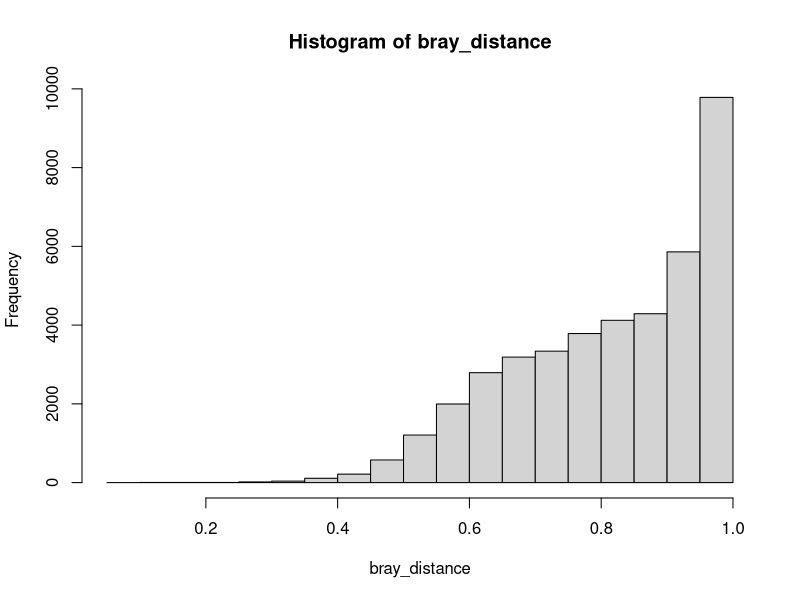
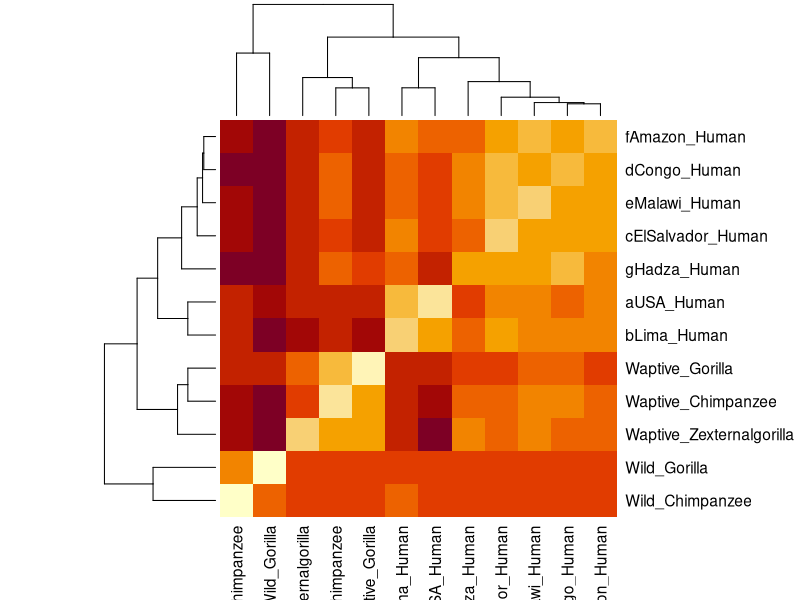
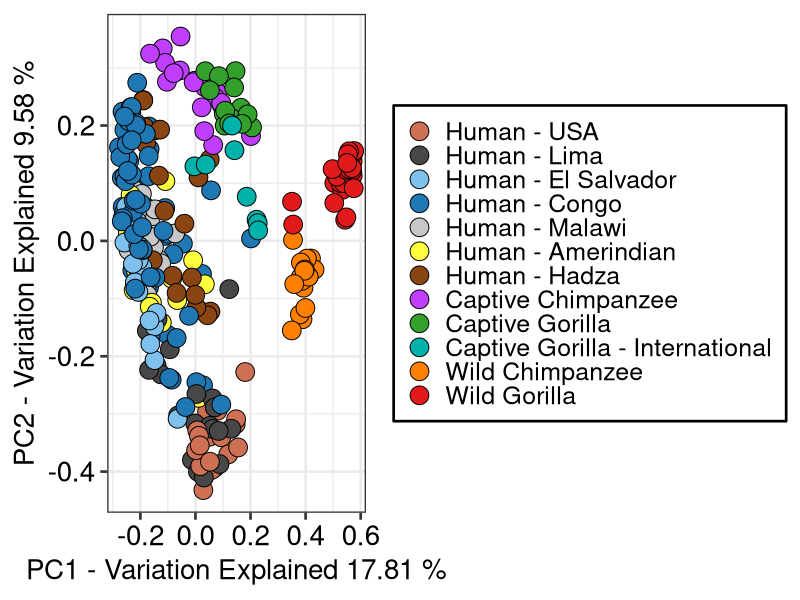
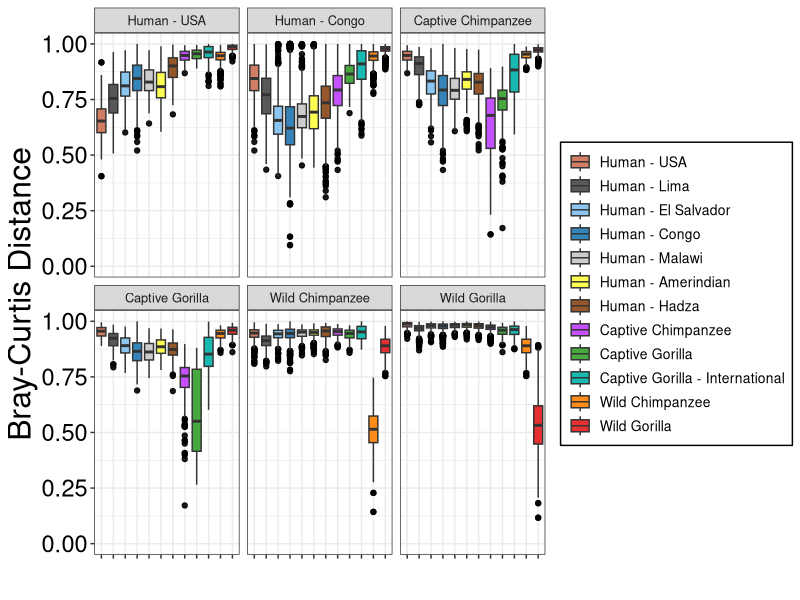
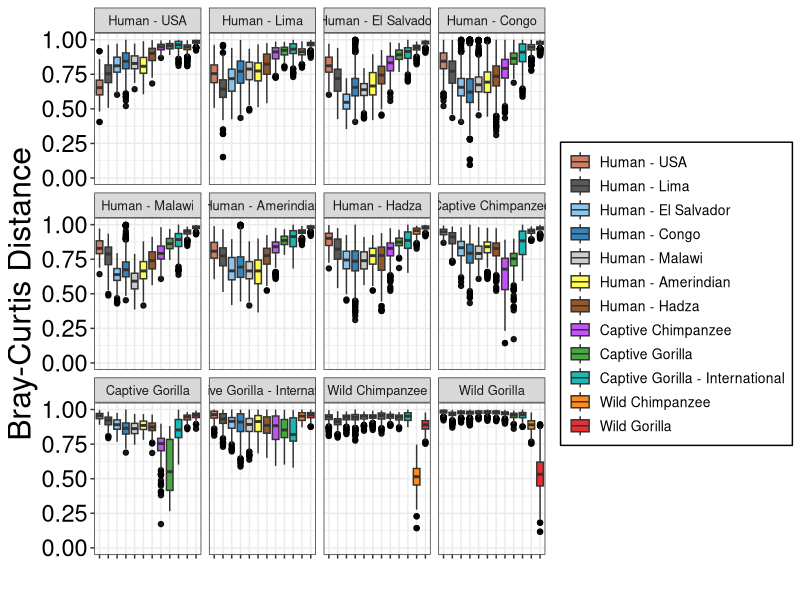

The R script that drew these images, in order:
###### NEW external 16S analysis


#Create PCoA plot of data
rm(list=ls())


library("ggplot2")
library("vegan")
library("ape")
library("dplyr")
library("reshape2")


species = read.table("relabund_16S_rfile.txt", sep="\t", header=TRUE, row.names=1)


#dataPA <- (species[,5:1409] > 0)*1 

#write.table(dataPA, "presence_absence_final.txt", sep = "\t")

rownames(species) = species$Captivity
species_data_matrix = species[,4:592]
rownames(species_data_matrix) = species$Captivity

# 2. PCoA analysis 

adonis(species_data_matrix ~ species$Species*species$Captivity, method="bray", permutations=999)



bray_distance = vegdist(species_data_matrix, method="bray")



#write.table(bray_summary, "melted_bray_distance_matrix.txt", sep = "\t")
hist(bray_distance)
averages = meandist(bray_distance, species$Combined)
heatmap(averages)
#write.table(averages,"bray_distance_averages.txt", sep ="\t")


principal_coordinates = pcoa(bray_distance)

pcoa_plot = data.frame(principal_coordinates$vectors[,])
pcoa_plot_merged = merge(pcoa_plot, species, by="row.names")

# 3. Calculate percent variation explained by PC1, PC2

PC1 <- 100*(principal_coordinates$values$Eigenvalues[1]/sum(principal_coordinates$values$Eigenvalues))
PC2 <- 100*(principal_coordinates$values$Eigenvalues[2]/sum(principal_coordinates$values$Eigenvalues))
PC3 <- 100*(principal_coordinates$values$Eigenvalues[3]/sum(principal_coordinates$values$Eigenvalues))

# 4. Plot PCoA


#legend.position = c(0.857,0.89 ),
#0.14,0.105
ggplot(data=pcoa_plot_merged,aes(x=Axis.1,y=Axis.2)) + geom_point(aes(fill=factor(Combined)),shape=21, colour="black", size=6) + theme_bw()  +
  theme_bw(base_size=20) + 
  theme(axis.text=element_text(size=20,color="black"),axis.title=element_text(size=20),legend.background = element_rect(colour = "black"),
        legend.text = element_text(size=18), legend.title=element_text(size=20)) + labs(fill = "Group")+theme(legend.title=element_blank())+
  labs(x = paste("PC1 - Variation Explained", round(PC1,2),"%"), y = paste("PC2 - Variation Explained", round(PC2,2),"%")) +
scale_fill_manual(values = c("dCongo_Human"="#1f78b4","Waptive_Chimpanzee"="darkorchid1","Waptive_Gorilla"="#33a02c","Wild_Chimpanzee"="#ff7f00","Wild_Gorilla"="#e31a1c",   
                               "cElSalvador_Human"="skyblue2","gHadza_Human"="saddlebrown","bLima_Human"="gray28","aUSA_Human"="salmon3","Matses_Human"="aquamarine3","fTunapuco_Human"="darkgoldenrod1",
                               "other"="black","eMalawi_Human"="#c7c7c7","fAmazon_Human"="#ffff3f","Waptive_Zexternalgorilla"="#00b2aa"), 
                    labels = c("dCongo_Human"="Human - Congo","Waptive_Chimpanzee"="Captive Chimpanzee","Waptive_Gorilla"="Captive Gorilla","Wild_Chimpanzee"="Wild Chimpanzee",
                               "Wild_Gorilla"="Wild Gorilla","cElSalvador_Human"="Human - El Salvador","gHadza_Human"="Human - Hadza","bLima_Human"="Human - Lima",
                               "aUSA_Human"="Human - USA","Matses_Human"="Human - Matses","fTunapuco_Human"="Human - Tunapuco","eMalawi_Human"="Human - Malawi","fAmazon_Human"="Human - Amerindian",
                               "Waptive_Zexternalgorilla"="Captive Gorilla - International"))

  

########Distance boxplots

bray_summary = melt(as.matrix(bray_distance))


bray_summary = bray_summary %>%
  filter(as.character(Var1) != as.character(Var2)) %>%
  mutate_if(is.factor,as.character)



sd = species %>%
  select(Combined,Captivity) %>%
  mutate_if(is.factor,as.character)

colnames(sd) = c("Combined","Var1")
bray_summarySD = left_join(bray_summary, sd, by = "Var1")

colnames(sd) = c("Combined","Var2")
bray_summarySD = left_join(bray_summarySD, sd, by = "Var2")


y.labels=c("dCongo_Human"="Human - Congo","Waptive_Chimpanzee"="Captive Chimpanzee","Waptive_Gorilla"="Captive Gorilla","Wild_Chimpanzee"="Wild Chimpanzee",
           "Wild_Gorilla"="Wild Gorilla","cElSalvador_Human"="Human - El Salvador","gHadza_Human"="Human - Hadza","bLima_Human"="Human - Lima",
           "aUSA_Human"="Human - USA","Matses_Human"="Human - Matses","fTunapuco_Human"="Human - Tunapuco","eMalawi_Human"="Human - Malawi","fAmazon_Human"="Human - Amerindian",
           "Waptive_Zexternalgorilla"="Captive Gorilla - International")

ggplot(subset(bray_summarySD,Combined.x %in% c("aUSA_Human","dCongo_Human","Waptive_Chimpanzee","Waptive_Gorilla","Wild_Chimpanzee","Wild_Gorilla")), aes(Combined.y,value,fill=Combined.y)) +
  geom_boxplot(outlier.color = "black",alpha = 0.9) +
  theme_bw() +
  labs(y="Bray-Curtis Distance",x="") + ylim(0,1)+
  facet_wrap(~Combined.x, labeller = labeller(Combined.x=y.labels))+
  theme(strip.text.x = element_text(size=9.25))+
  theme(axis.text.x = element_blank())+theme(axis.text=element_text(size=17,color="black"),axis.title=element_text(size=23),
                                             legend.background=element_rect(colour="black"),legend.text = element_text(size=10),legend.title=element_text(size=10))+labs(fill=y.labels)+theme(legend.title=element_blank())+
  scale_fill_manual(values = c("dCongo_Human"="#1f78b4","Waptive_Chimpanzee"="darkorchid1","Waptive_Gorilla"="#33a02c","Wild_Chimpanzee"="#ff7f00","Wild_Gorilla"="#e31a1c",   
                               "cElSalvador_Human"="skyblue2","gHadza_Human"="saddlebrown","bLima_Human"="gray28","aUSA_Human"="salmon3","Matses_Human"="aquamarine3","fTunapuco_Human"="darkgoldenrod1",
                               "other"="black","eMalawi_Human"="#c7c7c7","fAmazon_Human"="#ffff3f","Waptive_Zexternalgorilla"="#00b2aa"),
                    labels = c("dCongo_Human"="Human - Congo","Waptive_Chimpanzee"="Captive Chimpanzee","Waptive_Gorilla"="Captive Gorilla","Wild_Chimpanzee"="Wild Chimpanzee",
                               "Wild_Gorilla"="Wild Gorilla","cElSalvador_Human"="Human - El Salvador","gHadza_Human"="Human - Hadza","bLima_Human"="Human - Lima",
                               "aUSA_Human"="Human - USA","Matses_Human"="Human - Matses","fTunapuco_Human"="Human - Tunapuco","eMalawi_Human"="Human - Malawi","fAmazon_Human"="Human - Amerindian",
                               "Waptive_Zexternalgorilla"="Captive Gorilla - International"))+
  scale_color_manual(values = c("dCongo_Human"="#1f78b4","Waptive_Chimpanzee"="darkorchid1","Waptive_Gorilla"="#33a02c","Wild_Chimpanzee"="#ff7f00","Wild_Gorilla"="#e31a1c",   
                                "cElSalvador_Human"="skyblue2","gHadza_Human"="saddlebrown","bLima_Human"="gray28","aUSA_Human"="salmon3","Matses_Human"="aquamarine3","fTunapuco_Human"="darkgoldenrod1",
                                "other"="black","eMalawi_Human"="#c7c7c7","fAmazon_Human"="#ffff3f","Waptive_Zexternalgorilla"="#00b2aa"))



ggplot(bray_summarySD, aes(Combined.y,value,fill=Combined.y)) +
  geom_boxplot(outlier.color = "black",alpha = 0.9) +
  theme_bw() +
  labs(y="Bray-Curtis Distance",x="") + ylim(0,1)+
  facet_wrap(~Combined.x, labeller = labeller(Combined.x=y.labels))+
  theme(strip.text.x = element_text(size=9.25))+
  theme(axis.text.x = element_blank())+theme(axis.text=element_text(size=17,color="black"),axis.title=element_text(size=23),
                                             legend.background=element_rect(colour="black"),legend.text = element_text(size=10),legend.title=element_text(size=10))+labs(fill=y.labels)+theme(legend.title=element_blank())+
  scale_fill_manual(values = c("dCongo_Human"="#1f78b4","Waptive_Chimpanzee"="darkorchid1","Waptive_Gorilla"="#33a02c","Wild_Chimpanzee"="#ff7f00","Wild_Gorilla"="#e31a1c",   
                               "cElSalvador_Human"="skyblue2","gHadza_Human"="saddlebrown","bLima_Human"="gray28","aUSA_Human"="salmon3","Matses_Human"="aquamarine3","fTunapuco_Human"="darkgoldenrod1",
                               "other"="black","eMalawi_Human"="#c7c7c7","fAmazon_Human"="#ffff3f","Waptive_Zexternalgorilla"="#00b2aa"),
                    labels = c("dCongo_Human"="Human - Congo","Waptive_Chimpanzee"="Captive Chimpanzee","Waptive_Gorilla"="Captive Gorilla","Wild_Chimpanzee"="Wild Chimpanzee",
                               "Wild_Gorilla"="Wild Gorilla","cElSalvador_Human"="Human - El Salvador","gHadza_Human"="Human - Hadza","bLima_Human"="Human - Lima",
                               "aUSA_Human"="Human - USA","Matses_Human"="Human - Matses","fTunapuco_Human"="Human - Tunapuco","eMalawi_Human"="Human - Malawi","fAmazon_Human"="Human - Amerindian",
                               "Waptive_Zexternalgorilla"="Captive Gorilla - International"))+
  scale_color_manual(values = c("dCongo_Human"="#1f78b4","Waptive_Chimpanzee"="darkorchid1","Waptive_Gorilla"="#33a02c","Wild_Chimpanzee"="#ff7f00","Wild_Gorilla"="#e31a1c",   
                                "cElSalvador_Human"="skyblue2","gHadza_Human"="saddlebrown","bLima_Human"="gray28","aUSA_Human"="salmon3","Matses_Human"="aquamarine3","fTunapuco_Human"="darkgoldenrod1",
                                "other"="black","eMalawi_Human"="#c7c7c7","fAmazon_Human"="#ffff3f","Waptive_Zexternalgorilla"="#00b2aa"))






bray_matrix = as.matrix(bray_distance)

bray_matrix[lower.tri(bray_matrix)] = NA


bray_summary = melt(bray_matrix)

bray_summary = na.omit(bray_summary)

bray_summary = bray_summary %>%
  filter(as.character(Var1) != as.character(Var2)) %>%
  mutate_if(is.factor,as.character)



sd = species %>%
  select(Combined,Captivity) %>%
  mutate_if(is.factor,as.character)

colnames(sd) = c("Combined","Var1")
bray_summarySD = left_join(bray_summary, sd, by = "Var1")

colnames(sd) = c("Combined","Var2")
bray_summarySD = left_join(bray_summarySD, sd, by = "Var2")


bray_summarySD$comparison = paste(bray_summarySD$Combined.x,bray_summarySD$Combined.y,sep="_")
bray_summarySD

kruskal.test(value~comparison, data=bray_summarySD)

output = pairwise.wilcox.test(bray_summarySD$value, bray_summarySD$comparison, p.adjust.method="BH")


melted = melt(output[[3]])


#write.table(bray_summarySD,"bray_summarySD.txt",sep="\t")



#write.table(bray_summarySD,"bray_summarySD.txt",sep="\t")
#write.table(melted,"statistics_bray_curtis.txt", sep ="\t")


